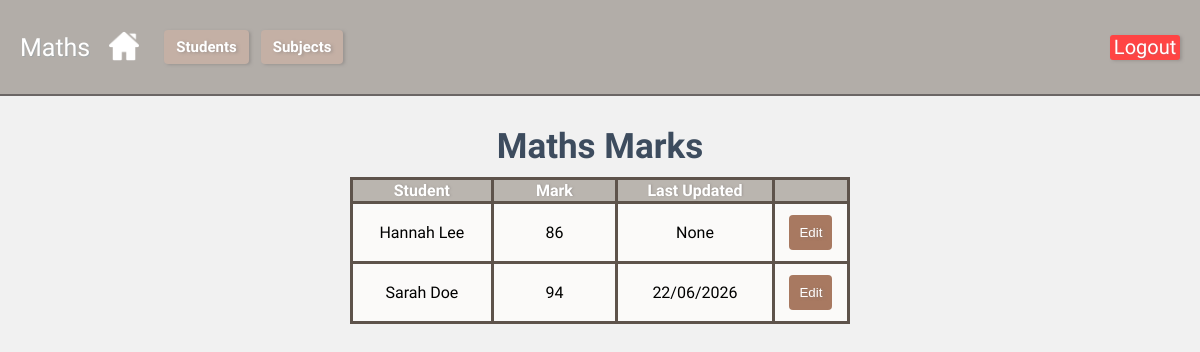
/subject/2 (signed in), run on an earlier commit of the app's database.
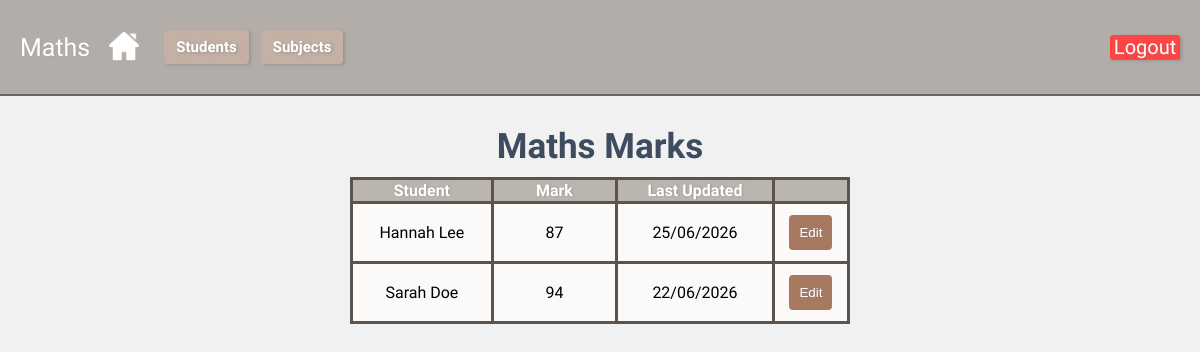
And on a later commit of the database.
### tables this page shows
CREATE TABLE "marks"(id INTEGER PRIMARY KEY AUTOINCREMENT,
student_id INTEGER, `subject_id` INTEGER,
subject TEXT NOT NULL,
"marks" INTEGER,
last_updated TIMESTAMP DEFAULT CURRENT_TIMESTAMP);

CREATE TABLE "students"(id INTEGER PRIMARY KEY AUTOINCREMENT,
"firstname" TEXT NOT NULL,
"lastname" TEXT NOT NULL);

### app.py (the view)
@app.route('/subject/<int:subject_id>')
def subject(subject_id):
    if 'user_id' not in session:
        return redirect(url_for('login'))
    db = get_db()
    students = db.execute('''
                          SELECT * FROM students
                          ORDER BY firstname ASC;
                          ''').fetchall()
    subjects = db.execute('''
                          SELECT * FROM subject
                          ORDER BY subject ASC;
                         ''').fetchall()
    try:
        subj_cols = [r[1] for r in db.execute("PRAGMA table_info(subject)").fetchall()]
    except sqlite3.OperationalError:
        subj_cols = []
    if 'name' in subj_cols:
        subject = db.execute('SELECT id, name as subject FROM subject WHERE id = ?', (subject_id,)).fetchone()
    elif 'subject' in subj_cols:
        subject = db.execute('SELECT id, subject as subject FROM subject WHERE id = ?', (subject_id,)).fetchone()
    else:
        subject = {'id': subject_id, 'subject': 'Unknown'}
    marks = db.execute('''
        SELECT m.id as id, m.marks as marks, m.last_updated as last_updated,
               s.id as student_id, s.firstname as firstname, s.lastname as lastname
        FROM Marks m
        JOIN students s ON m.student_id = s.id
        WHERE m.subject_id = ?
        ORDER BY s.firstname ASC
    ''', (subject_id,)).fetchall()
    edit_mark_id = request.args.get('edit')
    return render_template('subject.html', students=students, subject=subject, subjects=subjects, marks=marks, edit_mark_id=edit_mark_id)

### app.py (called while the page is built)
def get_db():
    db = sqlite3.connect('database/student_mark.db')
    db.row_factory = sqlite3.Row
    return db

### templates/subject.html (shortened to what this page needs)
{% extends "base.html" %}
{% block text %}{{ subject['subject'] }}{% endblock text %}
{% block content %}
<h2 class="heading2">{{ subject['subject'] }} Marks</h2>
<table border="1">
    <thead>
        <tr>
            <th>Student</th>
            <th>Mark</th>
            <th>Last Updated</th>
            <th></th>
        </tr>
    </thead>
    <tbody>
        {% for mark in marks %}
        <tr>
            <td>{{ mark['firstname'] }} {{ mark['lastname'] }}</td>
            <td>{{ mark['marks'] }}</td>
            <td>{{ mark['last_updated'] }}</td>
            <td>
                {% if edit_mark_id and edit_mark_id|int == mark['id'] %}
                <form action="{{ url_for('edit_subject', mark_id=mark['id']) }}" method="post"
                    style="display:flex; gap:6px; margin-left:4px; align-items:baseline;">
                    <input name="mark" type="number" min="0" max="100" value="{{ mark['marks'] }}" required>
                    <button class="save" type="submit">Save</button>
                    <button type="button" class="cancel" data-href="{{ url_for('subject', subject_id=subject['id']) }}" onclick="window.location=this.dataset.href">Cancel</button>
                </form>
                {% else %}
                <button class="edit" type="button" data-href="{{ url_for('subject', subject_id=subject['id'], edit=mark['id']) }}" onclick="window.location=this.dataset.href">Edit</button>
                {% endif %}
            </td>
        </tr>
        {% endfor %}
    </tbody>
</table>
{% endblock content %}

What changed in the data, as far as the page shows it:
changed marks "Hannah": marks "86" → "87"; last_updated "None" → "25/06/2026"
